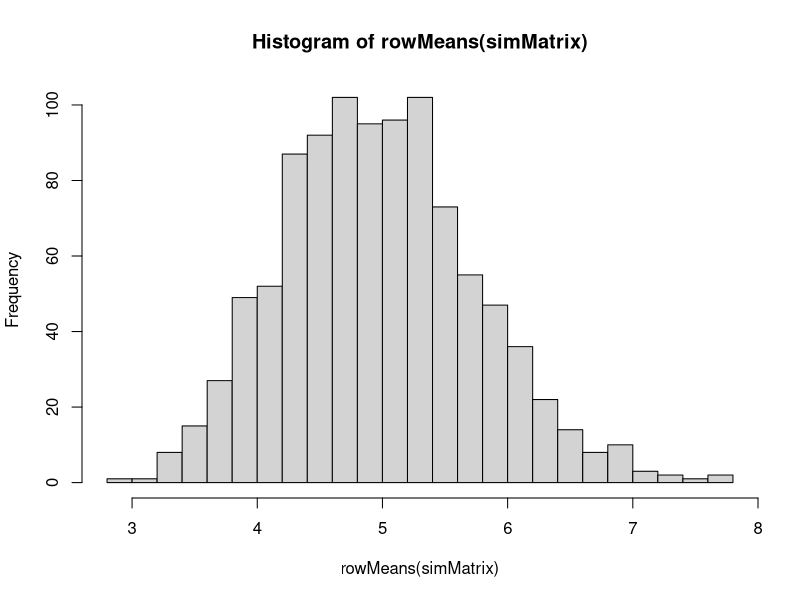
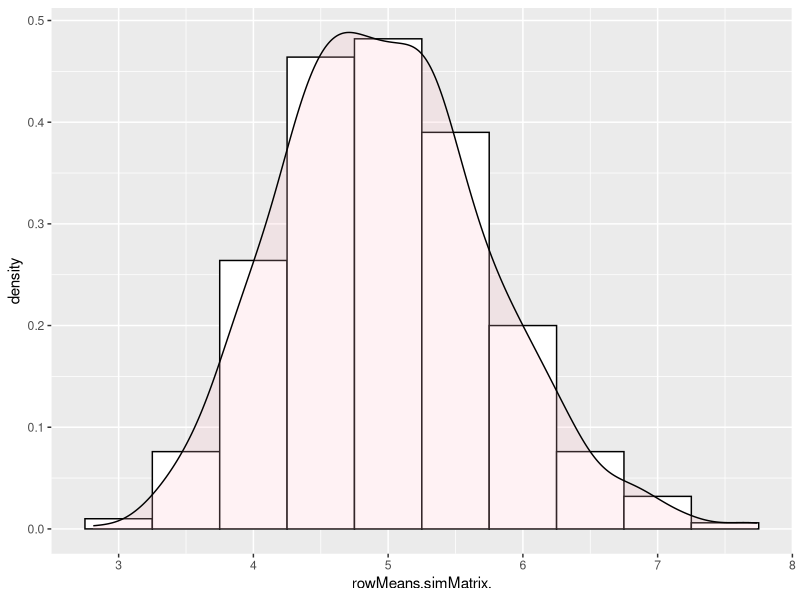

Here is the R script that generated these plots, in order:
## ---- chunk 1
setwd("~/Documents/RAYMOND/Coursera/Statistical Inference 9-1-2014 to 9-29-2014/statInfProject")
## ---- chunk 2
numVars <- 40
numSim <- 1000
lambda <- .2

# construct the NULL matrix to hold the data
# 40 columns represent random exp values
# 1000 rows will hold the results of the simulation run

set.seed(1234)
simMatrix <- matrix(rexp(numSim * numVars, lambda), numSim)
## ---- chunk 3
# using rowMeans
rm <- rowMeans(simMatrix)
m <- mean(rm)

# another method using apply
m <- mean(apply(simMatrix, 1, mean))

# the theoretical center of the distribution is 1 / lambda
tm <- 1 / lambda
## ---- chunk 4
# calculation of the sampling SD is done with apply 
s <- mean(apply(simMatrix, 1, sd))
# standard deviation
s
# variance
s^2

# the theoretical SD of the distribution is 1 / lambda for which the square is the variance.
tsd <- 1 / lambda
tsd^2
## ---- chunk 5
# histogram to evaluate normality of the distribution
hist(rowMeans(simMatrix), breaks = 30)
## ---- chunk 6
library(ggplot2)
rm <- data.frame(rowMeans(simMatrix))
ggplot(rm, aes(x=rowMeans.simMatrix.)) + 
        geom_histogram(aes(y=..density..),
                       binwidth=.5,
                       colour="black", fill="white") +
        geom_density(alpha=.2, fill="pink")           
## ---- chunk 7
# first calculate the standard error of the SD of the simulated distribution
# upper limit
ul <- s + 1.9599 * (s / sqrt(numSim))
ul        
# lower limit        
ll <- s - 1.9599 * (s / sqrt(numSim))
ll
